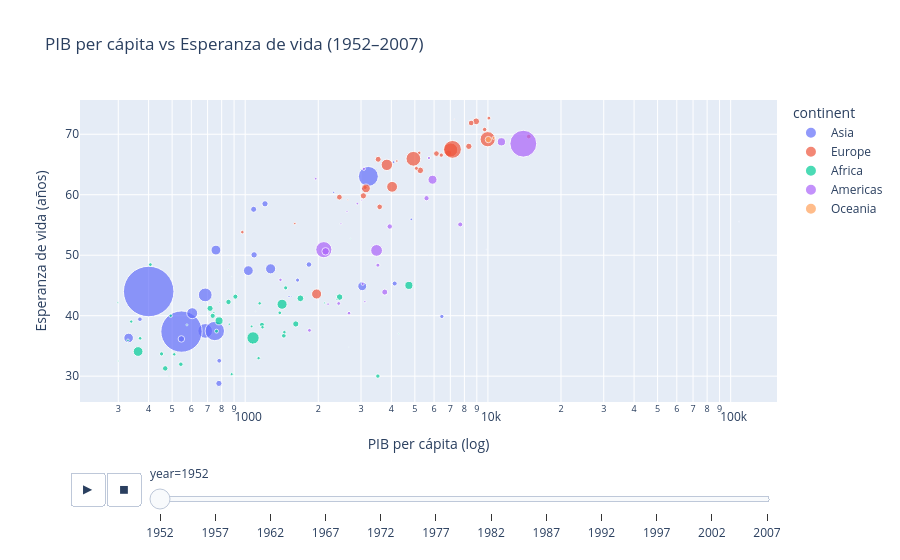

This figure's notebook cell:
### Code cell
# El gráfico más famoso de la historia del análisis de datos — presiona ▶️
px.scatter(
    gapminder,
    x="gdpPercap",
    y="lifeExp",
    animation_frame="year",
    color="continent",
    size="pop",
    hover_name="country",
    log_x=True,
    size_max=55,
    title="PIB per cápita vs Esperanza de vida (1952–2007)",
    labels={"gdpPercap": "PIB per cápita (log)", "lifeExp": "Esperanza de vida (años)"}
)

### Figure 1 — Plotly figure (JSON) as saved in the notebook; plotly's stock layout.template omitted (floating-point values rounded to 4 significant figures)
{"data": [{"hovertemplate": "<b>%{hovertext}</b><br><br>continent=Asia<br>year=1952<br>PIB per cápita (log)=%{x}<br>Esperanza de vida (años)=%{y}<br>pop=%{marker.size}<extra></extra>", "hovertext": ["Afghanistan", "Bahrain", "Bangladesh", "Cambodia", "China", "Hong Kong, China", "India", "Indonesia", "Iran", "Iraq", "Israel", "Japan", "Jordan", "Korea, Dem. Rep.", "Korea, Rep.", "Kuwait", "Lebanon", "Malaysia", "Mongolia", "Myanmar", "Nepal", "Oman", "Pakistan", "Philippines", "Saudi Arabia", "Singapore", "Sri Lanka", "Syria", "Taiwan", "Thailand", "Vietnam", "West Bank and Gaza", "Yemen, Rep."], "legendgroup": "Asia", "marker": {"color": "#636efa", "size": [8425333, 120447, 46886859, 4693836, 556263527, 2125900, 372000000, 82052000, 17272000, 5441766, 1620914, 86459025, 607914, 8865488, 20947571, 160000, 1439529, 6748378, 800663, 20092996, 9182536, 507833, 41346560, 22438691, 4005677, 1127000, 7982342, 3661549, 8550362, 21289402, 26246839, 1030585, 4963829], "sizemode": "area", "sizeref": 435900.0, "symbol": "circle"}, "mode": "markers", "name": "Asia", "orientation": "v", "showlegend": true, "type": "scatter", "x": [779.4, 9867.0, 684.2, 368.5, 400.4, 3054.0, 546.6, 749.7, 3035.0, 4130.0, 4087.0, 3217.0, 1547.0, 1088.0, 1031.0, 108400.0, 4835.0, 1831.0, 786.6, 331.0, 545.9, 1828.0, 684.6, 1273.0, 6460.0, 2315.0, 1084.0, 1643.0, 1207.0, 757.8, 605.1, 1516.0, 781.7], "xaxis": "x", "y": [28.8, 50.94, 37.48, 39.42, 44.0, 60.96, 37.37, 37.47, 44.87, 45.32, 65.39, 63.03, 43.16, 50.06, 47.45, 55.56, 55.93, 48.46, 42.24, 36.32, 36.16, 37.58, 43.44, 47.75, 39.88, 60.4, 57.59, 45.88, 58.5, 50.85, 40.41, 43.16, 32.55], "yaxis": "y"}, {"hovertemplate": "<b>%{hovertext}</b><br><br>continent=Europe<br>year=1952<br>PIB per cápita (log)=%{x}<br>Esperanza de vida (años)=%{y}<br>pop=%{marker.size}<extra></extra>", "hovertext": ["Albania", "Austria", "Belgium", "Bosnia and Herzegovina", "Bulgaria", "Croatia", "Czech Republic", "Denmark", "Finland", "France", "Germany", "Greece", "Hungary", "Iceland", "Ireland", "Italy", "Montenegro", "Netherlands", "Norway", "Poland", "Portugal", "Romania", "Serbia", "Slovak Republic", "Slovenia", "Spain", "Sweden", "Switzerland", "Turkey", "United Kingdom"], "legendgroup": "Europe", "marker": {"color": "#EF553B", "size": [1282697, 6927772, 8730405, 2791000, 7274900, 3882229, 9125183, 4334000, 4090500, 42459667, 69145952, 7733250, 9504000, 147962, 2952156, 47666000, 413834, 10381988, 3327728, 25730551, 8526050, 16630000, 6860147, 3558137, 1489518, 28549870, 7124673, 4815000, 22235677, 50430000], "sizemode": "area", "sizeref": 435900.0, "symbol": "circle"}, "mode": "markers", "name": "Europe", "orientation": "v", "showlegend": true, "type": "scatter", "x": [1601.0, 6137.0, 8343.0, 973.5, 2444.0, 3119.0, 6876.0, 9692.0, 6425.0, 7030.0, 7144.0, 3531.0, 5264.0, 7268.0, 5210.0, 4931.0, 2648.0, 8942.0, 10100.0, 4029.0, 3068.0, 3145.0, 3581.0, 5075.0, 4215.0, 3834.0, 8528.0, 14730.0, 1969.0, 9980.0], "xaxis": "x", "y": [55.23, 66.8, 68.0, 53.82, 59.6, 61.21, 66.87, 70.78, 66.55, 67.41, 67.5, 65.86, 64.03, 72.49, 66.91, 65.94, 59.16, 72.13, 72.67, 61.31, 59.82, 61.05, 58.0, 64.36, 65.57, 64.94, 71.86, 69.62, 43.59, 69.18], "yaxis": "y"}, {"hovertemplate": "<b>%{hovertext}</b><br><br>continent=Africa<br>year=1952<br>PIB per cápita (log)=%{x}<br>Esperanza de vida (años)=%{y}<br>pop=%{marker.size}<extra></extra>", "hovertext": ["Algeria", "Angola", "Benin", "Botswana", "Burkina Faso", "Burundi", "Cameroon", "Central African Republic", "Chad", "Comoros", "Congo, Dem. Rep.", "Congo, Rep.", "Cote d'Ivoire", "Djibouti", "Egypt", "Equatorial Guinea", "Eritrea", "Ethiopia", "Gabon", "Gambia", "Ghana", "Guinea", "Guinea-Bissau", "Kenya", "Lesotho", "Liberia", "Libya", "Madagascar", "Malawi", "Mali", "Mauritania", "Mauritius", "Morocco", "Mozambique", "Namibia", "Niger", "Nigeria", "Reunion", "Rwanda", "Sao Tome and Principe", "Senegal", "Sierra Leone", "Somalia", "South Africa", "Sudan", "Swaziland", "Tanzania", "Togo", "Tunisia", "Uganda", "Zambia", "Zimbabwe"], "legendgroup": "Africa", "marker": {"color": "#00cc96", "size": [9279525, 4232095, 1738315, 442308, 4469979, 2445618, 5009067, 1291695, 2682462, 153936, 14100005, 854885, 2977019, 63149, 22223309, 216964, 1438760, 20860941, 420702, 284320, 5581001, 2664249, 580653, 6464046, 748747, 863308, 1019729, 4762912, 2917802, 3838168, 1022556, 516556, 9939217, 6446316, 485831, 3379468, 33119096, 257700, 2534927, 60011, 2755589, 2143249, 2526994, 14264935, 8504667, 290243, 8322925, 1219113, 3647735, 5824797, 2672000, 3080907], "sizemode": "area", "sizeref": 435900.0, "symbol": "circle"}, "mode": "markers", "name": "Africa", "orientation": "v", "showlegend": true, "type": "scatter", "x": [2449.0, 3521.0, 1063.0, 851.2, 543.3, 339.3, 1173.0, 1071.0, 1179.0, 1103.0, 780.5, 2126.0, 1389.0, 2670.0, 1419.0, 375.6, 328.9, 362.1, 4293.0, 485.2, 911.3, 510.2, 299.9, 853.5, 298.8, 575.6, 2388.0, 1443.0, 369.2, 452.3, 743.1, 1968.0, 1688.0, 468.5, 2424.0, 761.9, 1077.0, 2719.0, 493.3, 879.6, 1450.0, 879.8, 1136.0, 4725.0, 1616.0, 1148.0, 716.7, 859.8, 1468.0, 734.8, 1147.0, 406.9], "xaxis": "x", "y": [43.08, 30.02, 38.22, 47.62, 31.98, 39.03, 38.52, 35.46, 38.09, 40.72, 39.14, 42.11, 40.48, 34.81, 41.89, 34.48, 35.93, 34.08, 37.0, 30.0, 43.15, 33.61, 32.5, 42.27, 42.14, 38.48, 42.72, 36.68, 36.26, 33.69, 40.54, 50.99, 42.87, 31.29, 41.73, 37.44, 36.32, 52.72, 40.0, 46.47, 37.28, 30.33, 32.98, 45.01, 38.63, 41.41, 41.22, 38.6, 44.6, 39.98, 42.04, 48.45], "yaxis": "y"}, {"hovertemplate": "<b>%{hovertext}</b><br><br>continent=Americas<br>year=1952<br>PIB per cápita (log)=%{x}<br>Esperanza de vida (años)=%{y}<br>pop=%{marker.size}<extra></extra>", "hovertext": ["Argentina", "Bolivia", "Brazil", "Canada", "Chile", "Colombia", "Costa Rica", "Cuba", "Dominican Republic", "Ecuador", "El Salvador", "Guatemala", "Haiti", "Honduras", "Jamaica", "Mexico", "Nicaragua", "Panama", "Paraguay", "Peru", "Puerto Rico", "Trinidad and Tobago", "United States", "Uruguay", "Venezuela"], "legendgroup": "Americas", "marker": {"color": "#ab63fa", "size": [17876956, 2883315, 56602560, 14785584, 6377619, 12350771, 926317, 6007797, 2491346, 3548753, 2042865, 3146381, 3201488, 1517453, 1426095, 30144317, 1165790, 940080, 1555876, 8025700, 2227000, 662850, 157553000, 2252965, 5439568], "sizemode": "area", "sizeref": 435900.0, "symbol": "circle"}, "mode": "markers", "name": "Americas", "orientation": "v", "showlegend": true, "type": "scatter", "x": [5911.0, 2677.0, 2109.0, 11370.0, 3940.0, 2144.0, 2627.0, 5587.0, 1398.0, 3522.0, 3048.0, 2428.0, 1840.0, 2195.0, 2899.0, 3478.0, 3112.0, 2480.0, 1952.0, 3759.0, 3082.0, 3023.0, 13990.0, 5717.0, 7690.0], "xaxis": "x", "y": [62.48, 40.41, 50.92, 68.75, 54.74, 50.64, 57.21, 59.42, 45.93, 48.36, 45.26, 42.02, 37.58, 41.91, 58.53, 50.79, 42.31, 55.19, 62.65, 43.9, 64.28, 59.1, 68.44, 66.07, 55.09], "yaxis": "y"}, {"hovertemplate": "<b>%{hovertext}</b><br><br>continent=Oceania<br>year=1952<br>PIB per cápita (log)=%{x}<br>Esperanza de vida (años)=%{y}<br>pop=%{marker.size}<extra></extra>", "hovertext": ["Australia", "New Zealand"], "legendgroup": "Oceania", "marker": {"color": "#FFA15A", "size": [8691212, 1994794], "sizemode": "area", "sizeref": 435900.0, "symbol": "circle"}, "mode": "markers", "name": "Oceania", "orientation": "v", "showlegend": true, "type": "scatter", "x": [10040.0, 10560.0], "xaxis": "x", "y": [69.12, 69.39], "yaxis": "y"}], "layout": {"legend": {"itemsizing": "constant", "title": {"text": "continent"}, "tracegroupgap": 0}, "sliders": [{"active": 0, "currentvalue": {"prefix": "year="}, "len": 0.9, "pad": {"b": 10, "t": 60}, "steps": [{"args": [["1952"], {"frame": {"duration": 0, "redraw": false}, "fromcurrent": true, "mode": "immediate", "transition": {"duration": 0, "easing": "linear"}}], "label": "1952", "method": "animate"}, {"args": [["1957"], {"frame": {"duration": 0, "redraw": false}, "fromcurrent": true, "mode": "immediate", "transition": {"duration": 0, "easing": "linear"}}], "label": "1957", "method": "animate"}, {"args": [["1962"], {"frame": {"duration": 0, "redraw": false}, "fromcurrent": true, "mode": "immediate", "transition": {"duration": 0, "easing": "linear"}}], "label": "1962", "method": "animate"}, {"args": [["1967"], {"frame": {"duration": 0, "redraw": false}, "fromcurrent": true, "mode": "immediate", "transition": {"duration": 0, "easing": "linear"}}], "label": "1967", "method": "animate"}, {"args": [["1972"], {"frame": {"duration": 0, "redraw": false}, "fromcurrent": true, "mode": "immediate", "transition": {"duration": 0, "easing": "linear"}}], "label": "1972", "method": "animate"}, {"args": [["1977"], {"frame": {"duration": 0, "redraw": false}, "fromcurrent": true, "mode": "immediate", "transition": {"duration": 0, "easing": "linear"}}], "label": "1977", "method": "animate"}, {"args": [["1982"], {"frame": {"duration": 0, "redraw": false}, "fromcurrent": true, "mode": "immediate", "transition": {"duration": 0, "easing": "linear"}}], "label": "1982", "method": "animate"}, {"args": [["1987"], {"frame": {"duration": 0, "redraw": false}, "fromcurrent": true, "mode": "immediate", "transition": {"duration": 0, "easing": "linear"}}], "label": "1987", "method": "animate"}, {"args": [["1992"], {"frame": {"duration": 0, "redraw": false}, "fromcurrent": true, "mode": "immediate", "transition": {"duration": 0, "easing": "linear"}}], "label": "1992", "method": "animate"}, {"args": [["1997"], {"frame": {"duration": 0, "redraw": false}, "fromcurrent": true, "mode": "immediate", "transition": {"duration": 0, "easing": "linear"}}], "label": "1997", "method": "animate"}, {"args": [["2002"], {"frame": {"duration": 0, "redraw": false}, "fromcurrent": true, "mode": "immediate", "transition": {"duration": 0, "easing": "linear"}}], "label": "2002", "method": "animate"}, {"args": [["2007"], {"frame": {"duration": 0, "redraw": false}, "fromcurrent": true, "mode": "immediate", "transition": {"duration": 0, "easing": "linear"}}], "label": "2007", "method": "animate"}], "x": 0.1, "xanchor": "left", "y": 0, "yanchor": "top"}], "title": {"text": "PIB per cápita vs Esperanza de vida (1952–2007)"}, "updatemenus": [{"buttons": [{"args": [null, {"frame": {"duration": 500, "redraw": false}, "fromcurrent": true, "mode": "immediate", "transition": {"duration": 500, "easing": "linear"}}], "label": "&#9654;", "method": "animate"}, {"args": [[null], {"frame": {"duration": 0, "redraw": false}, "fromcurrent": true, "mode": "immediate", "transition": {"duration": 0, "easing": "linear"}}], "label": "&#9724;", "method": "animate"}], "direction": "left", "pad": {"r": 10, "t": 70}, "showactive": false, "type": "buttons", "x": 0.1, "xanchor": "right", "y": 0, "yanchor": "top"}], "xaxis": {"anchor": "y", "domain": [0, 1], "title": {"text": "PIB per cápita (log)"}, "type": "log"}, "yaxis": {"anchor": "x", "domain": [0, 1], "title": {"text": "Esperanza de vida (años)"}}}}
